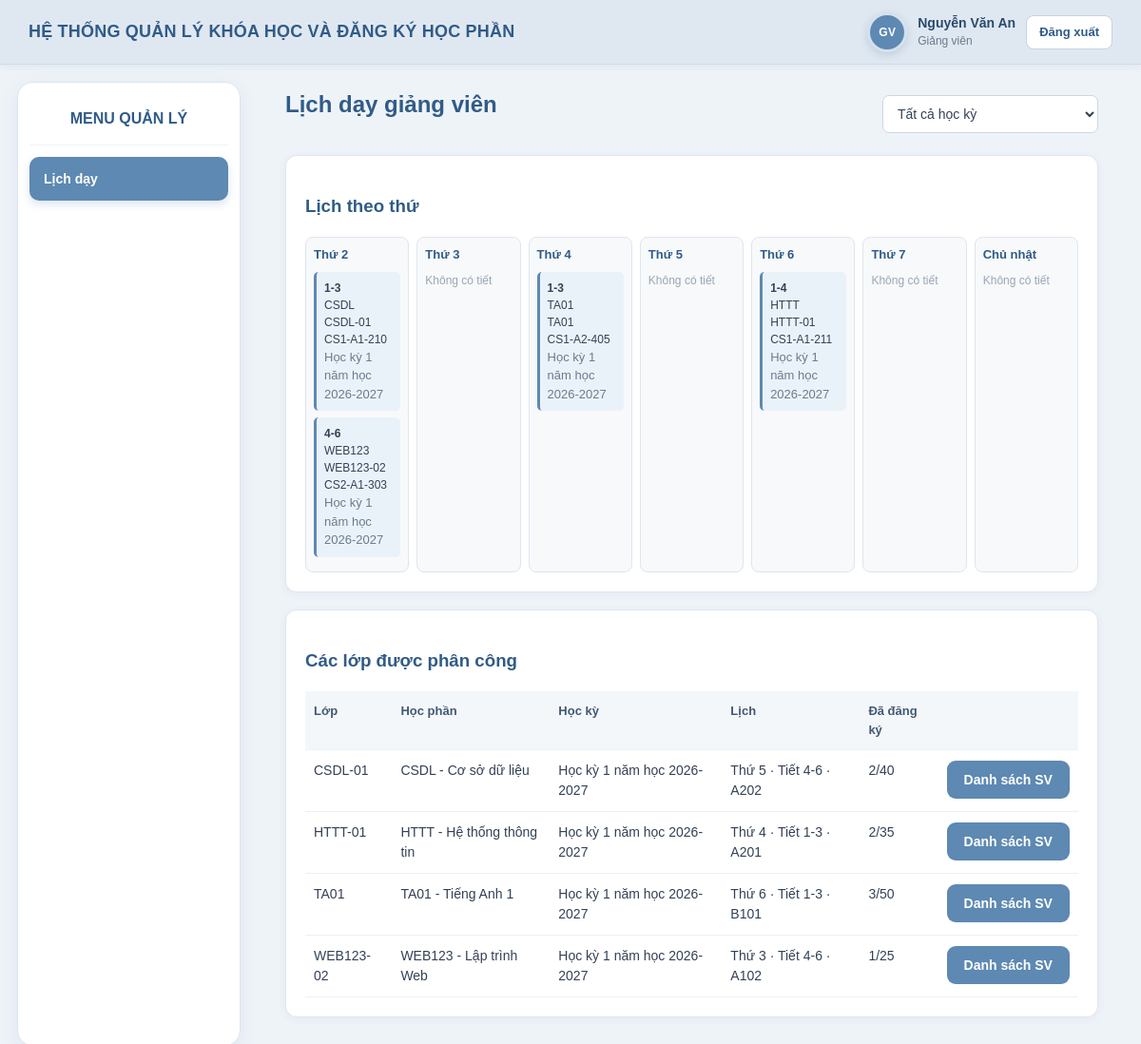
The page /BTL_web/public/index.php?r=teacher/dashboard (signed in) on the database its author committed.
### tables this page shows
CREATE TABLE IF NOT EXISTS `classes` (
  `id` int NOT NULL AUTO_INCREMENT,
  `class_code` varchar(50) NOT NULL,
  `course_id` int NOT NULL,
  `semester_id` int NOT NULL,
  `lecturer_id` int NOT NULL,
  `room` varchar(50) NOT NULL,
  `max_students` smallint UNSIGNED NOT NULL,
  `weekday` tinyint UNSIGNED NOT NULL,
  `start_period` tinyint UNSIGNED NOT NULL,
  `end_period` tinyint UNSIGNED NOT NULL,
  `status` tinyint(1) NOT NULL DEFAULT '1',
  PRIMARY KEY (`id`),
  UNIQUE KEY `uk_class_semester_code` (`semester_id`,`class_code`),
  KEY `idx_class_schedule` (`semester_id`,`weekday`,`start_period`,`end_period`),
  KEY `course_id` (`course_id`),
  KEY `lecturer_id` (`lecturer_id`)
);

CREATE TABLE IF NOT EXISTS `class_schedules` (
  `id` int NOT NULL AUTO_INCREMENT,
  `class_id` int NOT NULL,
  `weekday` tinyint NOT NULL,
  `start_period` int NOT NULL,
  `end_period` int NOT NULL,
  `start_date` date NOT NULL,
  `end_date` date NOT NULL,
  `room` varchar(100) NOT NULL,
  PRIMARY KEY (`id`),
  KEY `fk_class_schedules_class` (`class_id`)
);

CREATE TABLE IF NOT EXISTS `courses` (
  `id` int NOT NULL AUTO_INCREMENT,
  `code` varchar(50) NOT NULL,
  `name` varchar(150) NOT NULL,
  `credits` tinyint UNSIGNED NOT NULL,
  `description` text,
  `status` tinyint(1) NOT NULL DEFAULT '1',
  PRIMARY KEY (`id`),
  UNIQUE KEY `code` (`code`)
);

CREATE TABLE IF NOT EXISTS `semesters` (
  `id` int NOT NULL AUTO_INCREMENT,
  `name` varchar(100) NOT NULL,
  `academic_year` varchar(9) NOT NULL,
  `term` enum('1','2','3') NOT NULL,
  `study_start` date NOT NULL,
  `study_end` date NOT NULL,
  `registration_start` date NOT NULL,
  `registration_end` date NOT NULL,
  `registration_open` tinyint(1) NOT NULL DEFAULT '0',
  `status` tinyint(1) NOT NULL DEFAULT '1',
  PRIMARY KEY (`id`)
);

### BTL_web/src/Core/Controller.php (called while the page is built, shortened)
<?php
abstract class Controller {
    protected function view(string $name, array $data=[]): void { extract($data); require dirname(__DIR__) . '/View/' . $name . '.php'; }
}

### BTL_web/src/Controller/TeacherController.php (called while the page is built, shortened)
<?php
class TeacherController extends Controller {public function __construct(private \PDO $pdo){}public function dashboard():void{Auth::requireRole('teacher');$sem=(int)($_GET['semester_id']??0);$repo=new LecturerRepository($this->pdo);$schedule=$repo->schedule(Auth::id(),$sem?:null);$classes=(new ClassRepository($this->pdo))->findLecturerClasses(Auth::id());$this->view('teacher/dashboard',['schedule'=>$schedule,'classes'=>$classes,'semesters'=>(new SemesterRepository($this->pdo))->findAll(),'semesterId'=>$sem]);}public function classDetail():void{Auth::requireRole('teacher');$id=(int)($_GET['id']??0);$class=(new ClassRepository($this->pdo))->findById($id);if(!$class||!array_key_exists('lecturer_id',$class)||(int)$class['lecturer_id']!==Auth::id()){http_response_code(403);exit('Bạn không có quyền xem lớp này.');}$this->view('teacher/class',['class'=>$class]);}public function grades():void{Auth::requireRole('teacher');$id=(int)($_GET['id']??0);$class=(new ClassRepository($this->pdo))->findById($id);if(!$class||(int)$class['lecturer_id']!==Auth::id()){http_response_code(403);exit('Không có quyền.');}$this->view('teacher/grades',['class'=>$class]);}}

### BTL_web/src/Core/Router.php (called while the page is built, shortened)
<?php
class Router
{
    public function dispatch(string $route): void
    {
        [$class, $method] = $map[$route];
        $obj = new $class($this->pdo);
        $obj->$method();
    }
}

### BTL_web/public/index.php (called while the page is built, shortened)
<?php
require_once dirname(__DIR__) . '/src/Core/helpers.php';
require_once dirname(__DIR__) . '/src/Core/Auth.php';
require_once dirname(__DIR__) . '/src/Core/Controller.php';
require_once dirname(__DIR__) . '/src/Core/Router.php';
spl_autoload_register(function (string $class): void {
    $prefix = 'App\\';
    $file = dirname(__DIR__) . '/src/' . str_replace('\\', '/', substr($class, strlen($prefix))) . '.php';
});
$pdo = Database::connection();
$router = new Router($pdo);
$router->dispatch($_GET['r'] ?? 'home');

### BTL_web/src/Core/Auth.php (called while the page is built, shortened)
<?php
class Auth {
    public static function id(): ?int { return isset($_SESSION['user_id']) ? (int)$_SESSION['user_id'] : null; }
}

### BTL_web/src/Repository/LecturerRepository.php (called while the page is built, shortened)
<?php
class LecturerRepository
{
    private PDO $pdo;
    public function __construct(PDO $pdo)
    {
        $this->pdo = $pdo;
    }
    public function schedule(int $lecturerId): array
    {
        $sql = "
            SELECT
                c.class_code,
                cs.weekday,
                cs.start_period,
                cs.end_period,
                cs.room,
                cs.start_date,
                cs.end_date,
                co.code AS course_code,
                co.name AS course_name,
                s.name AS semester_name,
                s.academic_year,
                s.study_start,
                s.study_end
            FROM classes c
            INNER JOIN class_schedules cs
                ON cs.class_id = c.id
            INNER JOIN courses co
                ON co.id = c.course_id
            INNER JOIN semesters s
                ON s.id = c.semester_id
            WHERE c.lecturer_id = :lecturer_id
              AND c.status = 1
            ORDER BY
                cs.weekday ASC,
                cs.start_period ASC,
                cs.start_date ASC
        ";
        $stmt = $this->pdo->prepare($sql);
        $stmt->execute([
            ':lecturer_id' => $lecturerId
        ]);
        return $stmt->fetchAll(PDO::FETCH_ASSOC);
    }
}

### BTL_web/src/Core/helpers.php (called while the page is built, shortened)
<?php
function e(mixed $value): string { return htmlspecialchars((string)$value, ENT_QUOTES | ENT_SUBSTITUTE, 'UTF-8'); }

### BTL_web/src/Repository/ClassRepository.php (called while the page is built, shortened)
<?php
class ClassRepository
{
    private PDO $pdo;
    public function __construct(PDO $pdo)
    {
        $this->pdo = $pdo;
    }
    public function findLecturerClasses(
        int $lecturerId
    ): array {
        $sql = "
            SELECT
                cl.*,
                co.code AS course_code,
                co.name AS course_name,
                s.name AS semester_name,
                (
                    SELECT COUNT(*)
                    FROM registrations r
                    WHERE r.class_id = cl.id
                ) AS registered_count,
                (
                    SELECT GROUP_CONCAT(
                        CONCAT(
                            'Thứ ',
                            CASE
                                WHEN cs.weekday = 8
                                    THEN 'Chủ nhật'
                                ELSE cs.weekday
                            END,
                            ' - Tiết ',
                            cs.start_period,
                            '-',
                            cs.end_period,
                            ' (',
                            DATE_FORMAT(
                                cs.start_date,
                                '%d/%m/%Y'
                            ),
                            ' - ',
                            DATE_FORMAT(
                                cs.end_date,
                                '%d/%m/%Y'
                            ),
                            ') - ',
                            cs.room
                        )
                        ORDER BY
                            cs.weekday,
                            cs.start_period
                        SEPARATOR ' | '
                    )
                    FROM class_schedules cs
                    WHERE cs.class_id = cl.id
                ) AS schedule_text
            FROM classes cl
            INNER JOIN courses co
                ON co.id = cl.course_id
            INNER JOIN semesters s
                ON s.id = cl.semester_id
            WHERE cl.lecturer_id = :lecturer_id
            ORDER BY
                s.study_start DESC,
                cl.class_code ASC
        ";
        $stmt = $this->pdo->prepare($sql);
        $stmt->execute([
            ':lecturer_id' => $lecturerId
        ]);
        return $stmt->fetchAll(PDO::FETCH_ASSOC);
    }
}

### BTL_web/src/View/teacher/dashboard.php (the view)
<?php $title='Lịch dạy giảng viên';include dirname(__DIR__).'/layout/header.php';?><div class="toolbar"><h2>Lịch dạy giảng viên</h2><form><input type="hidden" name="r" value="teacher/dashboard"><select name="semester_id" onchange="this.form.submit()"><option value="0">Tất cả học kỳ</option><?php foreach($semesters as $s):?><option value="<?=$s['id']?>" <?=$semesterId==$s['id']?'selected':''?>><?=e($s['name'])?></option><?php endforeach;?></select></form></div><div class="card"><h3>Lịch theo thứ</h3><div class="schedule"><?php for($day=2;$day<=8;$day++):?><div class="day"><h4><?= $day===8?'Chủ nhật':'Thứ '.$day ?></h4><?php $has=false;foreach($schedule as $x)if((int)$x['weekday']===$day){$has=true;?><div class="slot"><b><?=e($x['start_period'].'-'.$x['end_period'])?></b><br><?=e($x['course_code'])?><br><?=e($x['class_code'])?><br><?=e($x['room'])?><br><span class="muted"><?=e($x['semester_name'])?></span></div><?php } ?><?php if(!$has):?><div class="empty">Không có tiết</div><?php endif;?></div><?php endfor;?></div></div><div class="card"><h3>Các lớp được phân công</h3><table><tr><th>Lớp</th><th>Học phần</th><th>Học kỳ</th><th>Lịch</th><th>Đã đăng ký</th><th></th></tr><?php foreach($classes as $c):?><tr><td><?=e($c['class_code'])?></td><td><?=e($c['course_code'].' - '.$c['course_name'])?></td><td><?=e($c['semester_name'])?></td><td>Thứ <?=e($c['weekday'])?> · Tiết <?=e($c['start_period'])?>-<?=e($c['end_period'])?> · <?=e($c['room'])?></td><td><?=e($c['registered_count'].'/'.$c['max_students'])?></td><td><a class="btn small" href="<?=e(BASE_URL)?>?r=teacher/class&id=<?=$c['id']?>">Danh sách SV</a></td></tr><?php endforeach;?></table></div><?php include dirname(__DIR__).'/layout/footer.php';?>

### BTL_web/src/View/layout/header.php (style rules this page uses)
* { box-sizing: border-box; }
html, body { margin: 0; padding: 0; }
html { height: 100%; }
body { min-height: 100vh; font-family: Arial, sans-serif; background: #eef3f8; color: #334155; line-height: 1.5; overflow-x: hidden; }
a { text-decoration: none; color: #315b87; }
button, input, select, textarea { font-family: Arial, sans-serif; }
h1, h2, h3 { color: #315b87; }
h2 { margin-top: 0; }
.card { background: #ffffff; border: 1px solid #e0e6ed; border-radius: 12px; padding: 20px; box-shadow: 0 2px 8px rgba( 49, 91, 135, .06 ); margin-bottom: 18px; }
.toolbar { display: flex; gap: 12px; justify-content: space-between; align-items: center; margin-bottom: 15px; flex-wrap: wrap; }
.input, select, textarea { width: 100%; padding: 10px 11px; border: 1px solid #ccd7e3; border-radius: 7px; background: #ffffff; color: #334155; font-family: Arial, sans-serif; font-size: 14px; }
.btn { min-width: 110px; min-height: 40px; padding: 9px 18px; border: none; border-radius: 9px; background: #5d89b2; color: #ffffff; cursor: pointer; display: inline-flex; align-items: center; justify-content: center; text-align: center; font-size: 14px; font-weight: 600; transition: background .2s ease, transform .15s ease, box-shadow .2s ease; white-space: nowrap; }
table { width: 100%; border-collapse: collapse; }
th, td { padding: 11px 9px; border-bottom: 1px solid #edf0f4; text-align: left; font-size: 14px; vertical-align: top; }
th { background: #f4f7fa; font-size: 13px; color: #415a73; }
.muted { color: #6b7b8c; font-size: 13px; }
.schedule { display: grid; grid-template-columns: repeat(7, 1fr); gap: 8px; }
.day { background: #f7f9fb; border: 1px solid #e0e6ed; border-radius: 8px; min-height: 170px; padding: 8px; }
.day h4 { margin: 0 0 8px; font-size: 13px; color: #315b87; }
.slot { background: #eaf2f9; border-left: 3px solid #5d89b2; border-radius: 5px; padding: 8px; margin-bottom: 7px; font-size: 12px; }
.empty { color: #9aa6b2; font-size: 12px; }

### rows shown on the page
classes: class_schedules.start_period+end_period "1-3", course.code "CSDL", class_code "CSDL-01", class_schedules.room "CS1-A1-210", semester.name "Học kỳ 1 năm học 2026-2027", course_name "CSDL - Cơ sở dữ liệu", semester_name "Học kỳ 1 năm học 2026-2027", weekday "5", start_period "4", end_period "6", room "A202", max_students "2/40"
classes: class_schedules.start_period+end_period "4-6", course.code "WEB123", class_code "WEB123-02", class_schedules.room "CS2-A1-303", semester.name "Học kỳ 1 năm học 2026-2027", course_name "WEB123 - Lập trình Web", semester_name "Học kỳ 1 năm học 2026-2027", weekday "3", start_period "4", end_period "6", room "A102", max_students "1/25"
classes: class_schedules.start_period+end_period "1-3", course.code "TA01", class_code "TA01", class_schedules.room "CS1-A2-405", semester.name "Học kỳ 1 năm học 2026-2027", course_name "TA01 - Tiếng Anh 1", semester_name "Học kỳ 1 năm học 2026-2027", weekday "6", start_period "1", end_period "3", room "B101", max_students "3/50"
classes: class_schedules.start_period+end_period "1-4", course.code "HTTT", class_code "HTTT-01", class_schedules.room "CS1-A1-211", semester.name "Học kỳ 1 năm học 2026-2027", course_name "HTTT - Hệ thống thông tin", semester_name "Học kỳ 1 năm học 2026-2027", weekday "4", start_period "1", end_period "3", room "A201", max_students "2/35"

### other values the page prints
$avatarText "GV"
$fullName "Nguyễn Văn An"
$roleName "Giảng viên"
